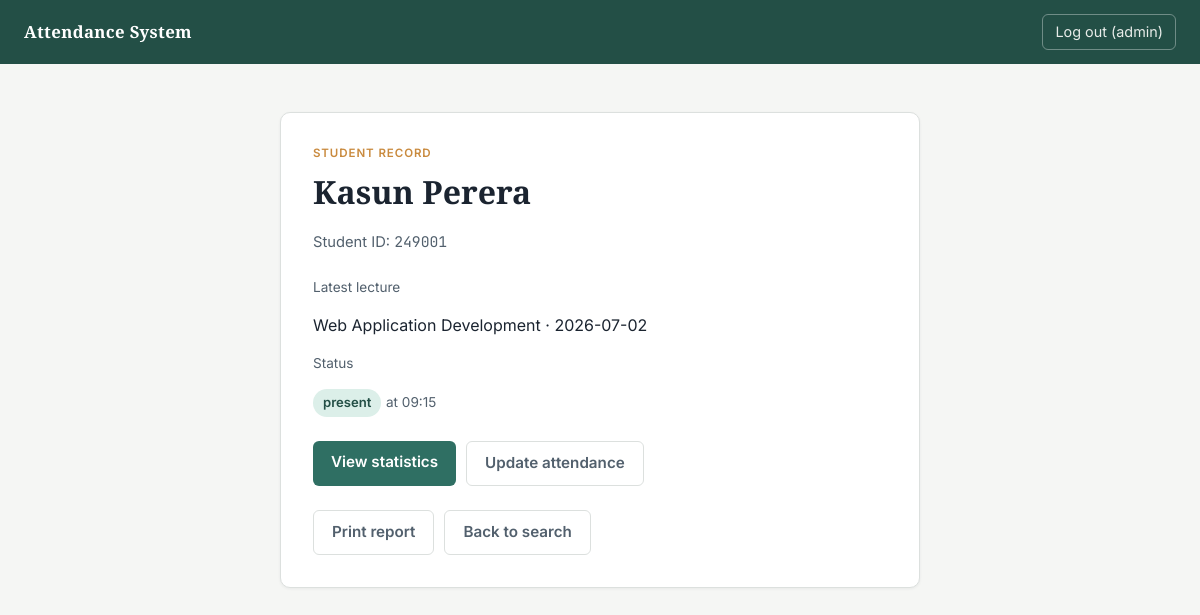
Before: /student/249001 (signed in) with the older database file.
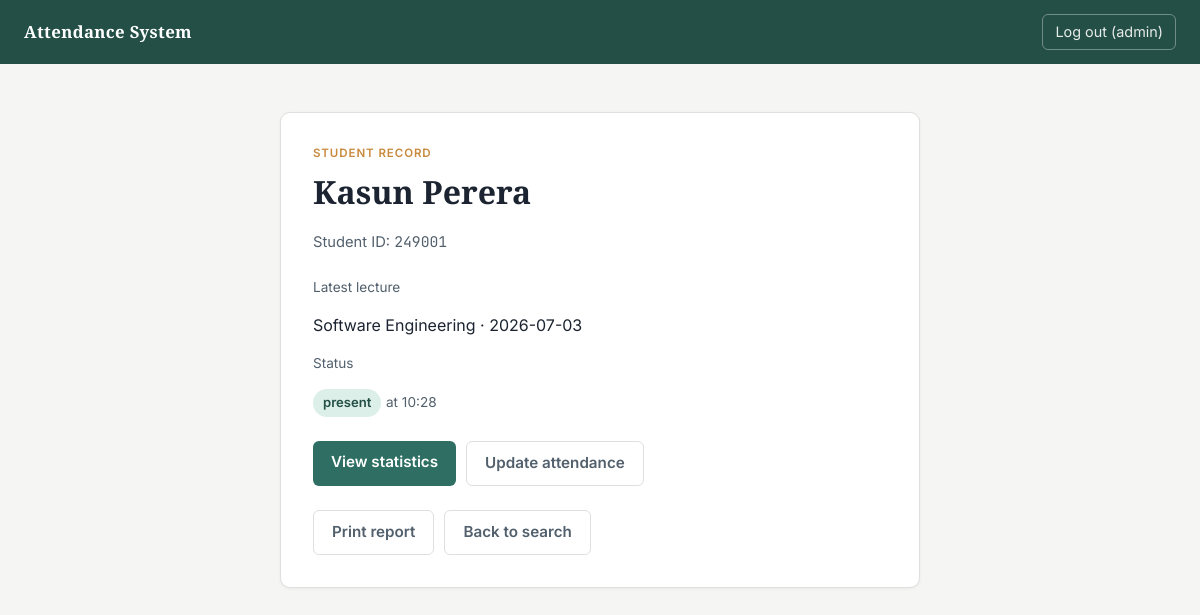
After: the same page with the newer database file.
### tables this page shows
CREATE TABLE lecture (
    lecId INTEGER NOT NULL PRIMARY KEY AUTOINCREMENT,
    lecDate DATE NOT NULL,
    startTime TIME NOT NULL,
    endTime TIME NOT NULL,
    lecTitle VARCHAR(100)
);

CREATE TABLE attendance (
    id INTEGER PRIMARY KEY AUTOINCREMENT,
    stId INTEGER NOT NULL,
    lecId INTEGER NOT NULL,
    attendedTime TIME,
    status VARCHAR(10) NOT NULL DEFAULT 'absent',
    FOREIGN KEY (stId) REFERENCES student(stId),
    FOREIGN KEY (lecId) REFERENCES lecture(lecId)
);

### app.py (the view)
@app.route("/student/<int:st_id>")
@login_required
def student_info(st_id):
    conn = get_db()
    student = conn.execute(
        "SELECT * FROM student WHERE stId = ?", (st_id,)
    ).fetchone()
    if student is None:
        conn.close()
        flash(f"No student found with ID {st_id}.")
        return redirect(url_for("home"))
    latest = conn.execute(
        """
        SELECT a.*, l.lecDate, l.lecTitle
        FROM attendance a
        JOIN lecture l ON a.lecId = l.lecId
        WHERE a.stId = ?
        ORDER BY l.lecDate DESC, a.id DESC
        LIMIT 1
        """,
        (st_id,),
    ).fetchone()
    conn.close()
    return render_template("student_info.html", student=student, latest=latest)

### app.py (called while the page is built)
def get_db():
    conn = sqlite3.connect(DB_NAME)
    conn.row_factory = sqlite3.Row
    return conn

def login_required(f):
    @wraps(f)
    def wrapper(*args, **kwargs):
        if "user" not in session:
            flash("Please log in first.")
            return redirect(url_for("login"))
        return f(*args, **kwargs)
    return wrapper

### templates/student_info.html (shortened to what this page needs)
{% extends "base.html" %}
{% block card_size %}wide{% endblock %}
{% block content %}
<div class="eyebrow">Student record</div>
<h1>{{ student['stName'] }}</h1>
<p class="subtitle">Student ID: <span class="mono">{{ student['stId'] }}</span></p>
{% if latest %}
  <label>Latest lecture</label>
  <p>{{ latest['lecTitle'] }} &middot; {{ latest['lecDate'] }}</p>
  <label>Status</label>
  <p>
    {% if latest['status'] == 'present' %}
      <span class="badge present">present</span>
      {% if latest['attendedTime'] %}
        <span class="muted">at {{ latest['attendedTime'] }}</span>
      {% endif %}
    {% else %}
      <span class="badge absent">absent</span>
    {% endif %}
  </p>
{% else %}
  <p class="muted">No attendance records yet for this student.</p>
{% endif %}
<div class="actions">
  <a class="btn btn-primary" href="{{ url_for('stats', st_id=student['stId']) }}">View statistics</a>
  <a class="btn btn-ghost" href="{{ url_for('update', st_id=student['stId']) }}">Update attendance</a>
</div>
<div class="actions">
  <a class="btn btn-ghost" href="{{ url_for('report', st_id=student['stId']) }}" target="_blank">Print report</a>
  <a class="btn btn-ghost" href="{{ url_for('home') }}">Back to search</a>
</div>
{% endblock %}

Changed rows visible on the page:
no longer on this page (row unchanged): lecture: lecTitle "Web Application Development", lecDate "2026-07-02"
no longer on this page (row edited): attendance: attendedTime "09:15"
now on this page (row unchanged): lecture: lecTitle "Software Engineering", lecDate "2026-07-03"
added attendance: attendedTime "10:28"
